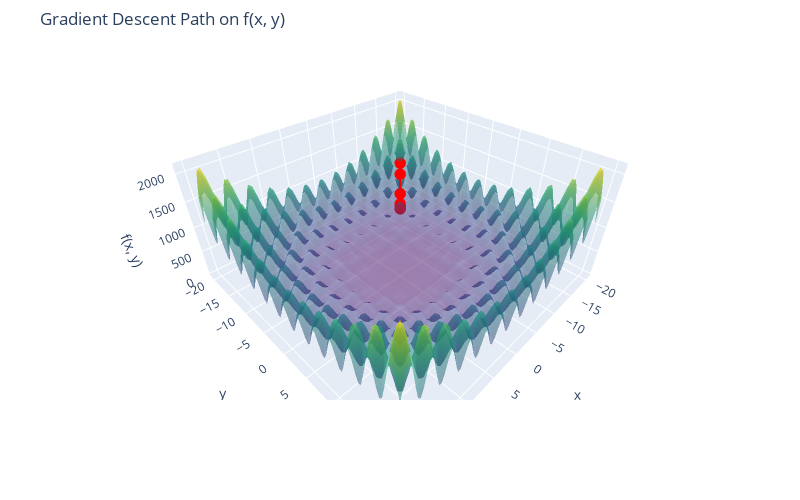

The notebook cell saved with this chart:
### Code cell
# Extract x, y, and z = f(x, y) from history
x_path = [w[0] for w in history]
y_path = [w[1] for w in history]
z_path = [objective_fn(w) for w in history]

# Surface for f(x, y)
X = np.linspace(-20, 20, 100)
Y = np.linspace(-20, 20, 100)
X, Y = np.meshgrid(X, Y)
Z = X ** 2 + Y ** 2 + (X ** 2 + Y ** 2) * (np.cos(X) ** 2 + np.cos(Y) ** 2)

# Create the 3D plot
fig = go.Figure()

# Function surface
fig.add_trace(go.Surface(
    z=Z, x=X, y=Y,
    colorscale='Viridis',
    opacity=0.5,
    showscale=False,
    name='Surface'))

# Descent path
fig.add_trace(go.Scatter3d(
    x=x_path,
    y=y_path,
    z=z_path,
    mode='lines+markers',
    line=dict(color='red', width=4),
    marker=dict(size=4, color='red'),
    name='Gradient Descent Path'
))

# Layout
fig.update_layout(
    title='Gradient Descent Path on f(x, y)',
    scene=dict(
        xaxis_title='x',
        yaxis_title='y',
        zaxis_title='f(x, y)',
        aspectmode='manual',  # Set fixed aspect ratio
        aspectratio=dict(x=1.5, y=1.5, z=0.7)  # Tweak this for better visuals
    ),
    autosize=False,
    width=800,
    height=500,
    margin=dict(l=0, r=0, b=100, t=50)
)

fig.show()

### Figure 1 — Plotly figure (JSON) as saved in the notebook; plotly's stock layout.template omitted (floating-point values rounded to 4 significant figures; data arrays with more than 128 entries replaced by an {"elided": "..."} marker saying what was removed)
{"data": [{"colorscale": [[0, "#440154"], [0.1111, "#482878"], [0.2222, "#3e4989"], [0.3333, "#31688e"], [0.4444, "#26828e"], [0.5556, "#1f9e89"], [0.6667, "#35b779"], [0.7778, "#6ece58"], [0.8889, "#b5de2b"], [1, "#fde725"]], "name": "Surface", "opacity": 0.5, "showscale": false, "type": "surface", "x": {"elided": "100x100 float values"}, "y": {"elided": "100x100 float values"}, "z": {"elided": "100x100 float values"}}, {"line": {"color": "red", "width": 4}, "marker": {"color": "red", "size": 4}, "mode": "lines+markers", "name": "Gradient Descent Path", "type": "scatter3d", "x": [-15, -12.45, -11.74, -10.14, -10.94, -10.96, -10.93, -10.97, -10.92, -10.99, -10.9, -11.02, -10.86, -11.07, -10.78, -11.15, -10.66, -11.24, -10.52, -11.27, -10.48], "y": [-15, -12.45, -11.74, -10.14, -10.94, -10.96, -10.93, -10.97, -10.92, -10.99, -10.9, -11.02, -10.86, -11.07, -10.78, -11.15, -10.66, -11.24, -10.52, -11.27, -10.48], "z": [969.4, 922.8, 526.9, 439.9, 240.8, 240.9, 240.9, 241.0, 241.1, 241.4, 242.0, 242.9, 244.8, 247.5, 253.6, 259.9, 276.8, 281.6, 312.7, 291.9, 327.8]}], "layout": {"autosize": false, "height": 500, "margin": {"b": 100, "l": 0, "r": 0, "t": 50}, "scene": {"aspectmode": "manual", "aspectratio": {"x": 1.5, "y": 1.5, "z": 0.7}, "xaxis": {"title": {"text": "x"}}, "yaxis": {"title": {"text": "y"}}, "zaxis": {"title": {"text": "f(x, y)"}}}, "title": {"text": "Gradient Descent Path on f(x, y)"}, "width": 800}}
